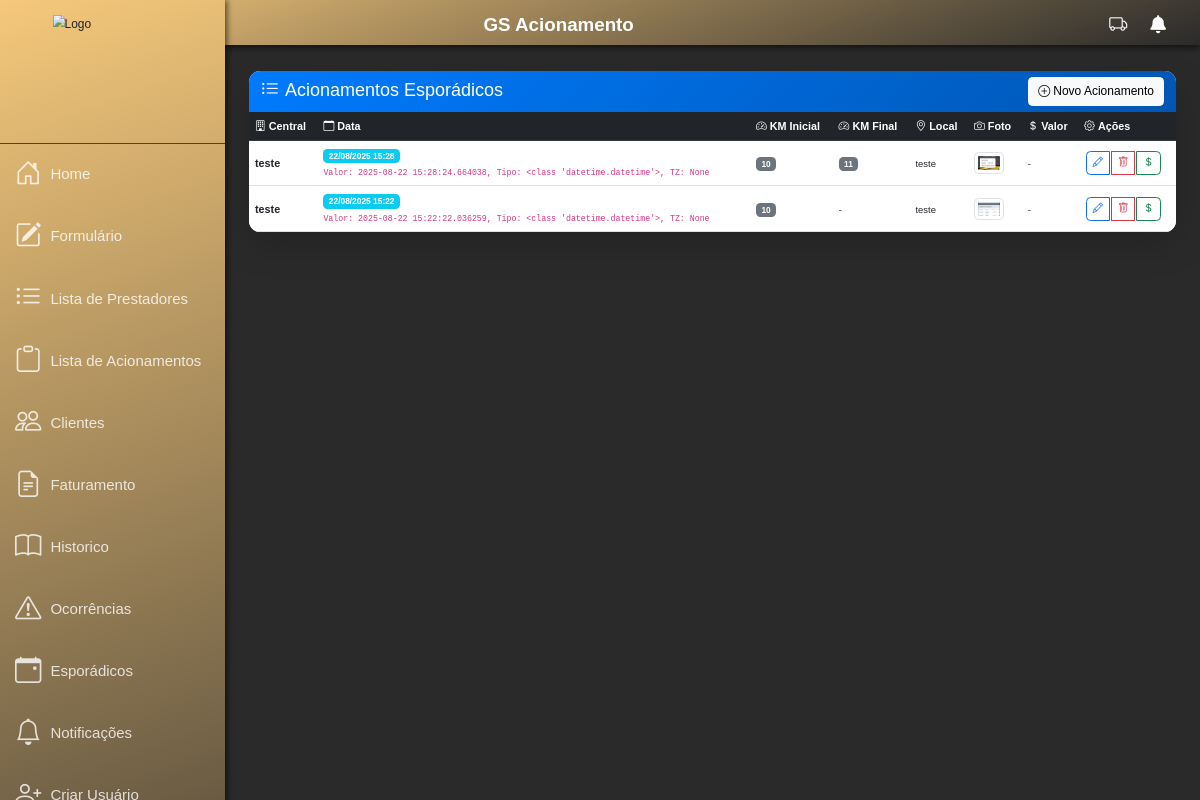
/esporadico/esporadico/ (signed in), run on the app's committed database.
### esporadico/models.py (models this page shows, shortened)
class Esporadico(models.Model):
    nome_central = models.CharField(max_length=255)
    data_acionamento = models.DateTimeField(auto_now_add=True, verbose_name='Data e Hora do Acionamento')
    km_inicial = models.IntegerField(null=True, blank=True)
    foto_inicial = models.ImageField(upload_to='fotos_esporadicos/', null=True, blank=True)
    km_final = models.IntegerField(null=True, blank=True)
    local_acionamento = models.CharField(max_length=255, null=True, blank=True)
    criado_por = models.ForeignKey(User, on_delete=models.CASCADE, verbose_name='Criado por', related_name='esporadicos_criados', null=True, blank=True)
    hora_inicial = models.TimeField(null=True, blank=True, verbose_name='Hora Inicial')
    hora_final = models.TimeField(null=True, blank=True, verbose_name='Hora Final')
    valor_atribuido = models.DecimalField(max_digits=10, decimal_places=2, null=True, blank=True, verbose_name='Valor Atribuído')
    valor_calculado = models.DecimalField(max_digits=15, decimal_places=2, null=True, blank=True, verbose_name='Valor Calculado')
    class Meta:
        verbose_name = 'Acionamento Esporádico'
        verbose_name_plural = 'Acionamentos Esporádicos'
        ordering = ['-data_acionamento']

### esporadico/views.py (the view)
# urls.py: path('esporadico/', EsporadicoListView.as_view(), name='esporadico_list'),
class EsporadicoListView(LoginRequiredMixin, ListView):
    model = Esporadico
    template_name = 'esporadico_list.html'
    context_object_name = 'object_list'
    ordering = ['-data_acionamento']
    paginate_by = 20
    def get_queryset(self):
        return Esporadico.objects.filter(criado_por=self.request.user).order_by('-data_acionamento')

### esporadico/templatetags/timezone_filters.py (called while the page is built)
@register.filter
def local_datetime(value, format_string="d/m/Y H:i"):
    if not value:
        return ""
    if not value.tzinfo:
        return value.strftime(format_string.replace('d', '%d').replace('m', '%m').replace('Y', '%Y').replace('H', '%H').replace('i', '%M'))
    sp_tz = pytz.timezone('America/Sao_Paulo')
    local_time = value.astimezone(sp_tz)
    return local_time.strftime(format_string.replace('d', '%d').replace('m', '%m').replace('Y', '%Y').replace('H', '%H').replace('i', '%M'))

@register.filter
def debug_datetime(value):
    if not value:
        return "None"
    result = f"Valor: {value}, Tipo: {type(value)}"
    if hasattr(value, 'tzinfo'):
        result += f", TZ: {value.tzinfo}"
    return result

### esporadico/templates/esporadico_list.html (shortened to what this page needs)
{% extends 'base.html' %}
{% load static %}
{% load timezone_filters %}
{% block content %}
<div class="container-fluid mt-4">
    <div class="row">
        <div class="col-12">
            <div class="card shadow-lg border-0">
                <div class="card-header bg-primary text-white d-flex justify-content-between align-items-center">
                    <h4 class="mb-0">
                        <i class="bi bi-list-ul me-2"></i>Acionamentos Esporádicos
                    </h4>
                    <a href="{% url 'esporadico_create' %}" class="btn btn-light">
                        <i class="bi bi-plus-circle me-1"></i>Novo Acionamento
                    </a>
                </div>
                <div class="card-body p-0">
                    {% if object_list %}
                        <div class="table-responsive">
                            <table class="table table-hover mb-0">
                                <thead class="table-dark">
                                    <tr>
                                        <th><i class="bi bi-building me-1"></i>Central</th>
                                        <th><i class="bi bi-calendar me-1"></i>Data</th>
                                        <th><i class="bi bi-speedometer2 me-1"></i>KM Inicial</th>
                                        <th><i class="bi bi-speedometer2 me-1"></i>KM Final</th>
                                        <th><i class="bi bi-geo-alt me-1"></i>Local</th>
                                        <th><i class="bi bi-camera me-1"></i>Foto</th>
                                        <th><i class="bi bi-currency-dollar me-1"></i>Valor</th>
                                        <th><i class="bi bi-gear me-1"></i>Ações</th>
                                    </tr>
                                </thead>
                                <tbody>
                                    {% for esporadico in object_list %}
                                    <tr>
                                        <td>
                                            <strong>{{ esporadico.nome_central }}</strong>
                                        </td>
                                        <td>
                                            <span class="badge bg-info">
                                                {{ esporadico.data_acionamento|local_datetime:"d/m/Y H:i" }}
                                            </span>
                                            <br>
                                            <small class="text-muted">
                                                <code>{{ esporadico.data_acionamento|debug_datetime }}</code>
                                            </small>
                                        </td>
                                        <td>
                                            {% if esporadico.km_inicial %}
                                                <span class="badge bg-secondary">{{ esporadico.km_inicial }}</span>
                                            {% else %}
                                                <span class="text-muted">-</span>
                                            {% endif %}
                                        </td>
                                        <td>
                                            {% if esporadico.km_final %}
                                                <span class="badge bg-secondary">{{ esporadico.km_final }}</span>
                                            {% else %}
                                                <span class="text-muted">-</span>
                                            {% endif %}
                                        </td>
                                        <td>
                                            {% if esporadico.local_acionamento %}
                                                <small>{{ esporadico.local_acionamento }}</small>
                                            {% else %}
                                                <span class="text-muted">-</span>
                                            {% endif %}
                                        </td>
                                        <td>
                                            <div class="d-flex flex-wrap gap-1">
                                                {% if esporadico.foto_inicial %}
                                                    <img src="{{ esporadico.foto_inicial.url }}"
                                                         alt="Foto inicial"
                                                         class="img-thumbnail foto-preview"
                                                         style="width: 40px; height: 30px; object-fit: cover;"
                                                         data-bs-toggle="modal"
                                                         data-bs-target="#imageModal{{ esporadico.id }}"
                                                         title="Foto inicial">
                                                {% endif %}
                                            </div>
                                        </td>
                                        <td>
                                            {% if esporadico.valor_atribuido %}
                                                <div class="d-flex flex-column">
                                                    <span class="badge bg-primary mb-1">
                                                        Atrib: R$ {{ esporadico.valor_atribuido|floatformat:2 }}
                                                    </span>
                                                    {% if esporadico.valor_calculado %}
                                                        <span class="badge bg-success">
                                                            Total: R$ {{ esporadico.valor_calculado|floatformat:2 }}
                                                        </span>
                                                    {% endif %}
                                                </div>
                                            {% else %}
                                                <span class="text-muted">-</span>
                                            {% endif %}
                                        </td>
                                        <td>
                                            <div class="btn-group" role="group">
                                                <a href="{% url 'esporadico_update' esporadico.pk %}"
                                                   class="btn btn-sm btn-outline-primary"
                                                   title="Editar">
                                                    <i class="bi bi-pencil"></i>
                                                </a>
                                                <a href="{% url 'esporadico_delete' esporadico.pk %}"
                                                   class="btn btn-sm btn-outline-danger"
                                                   title="Excluir"
                                                   onclick="return confirm('Tem certeza que deseja excluir este acionamento?')">
                                                    <i class="bi bi-trash"></i>
                                                </a>
                                                {% if perms.formacompanhamento.view_prestadores %}
                                                <a href="{% url 'esporadico_atribuir_valor' esporadico.pk %}"
                                                   class="btn btn-sm btn-outline-success"
                                                   title="Atribuir Valor">
                                                    <i class="bi bi-currency-dollar"></i>
                                                </a>
                                                {% endif %}
                                            </div>
                                        </td>
                                    </tr>
                                    {% endfor %}
                                </tbody>
                            </table>
                        </div>
                    {% endif %}
                </div>
            </div>
        </div>
    </div>
</div>
{% endblock %}

### core/templates/base.html (style rules this page uses)
body { zoom: 0.75; margin: 0; font-family: sans-serif; background-color: #2a2a2a; background-size: 50% auto; opacity: 0; animation: fadeIn 1s forwards; }

### esporadico/templates/esporadico_list.html (style rules this page uses)
.card { border-radius: 15px; overflow: hidden; }
.card-header { background: linear-gradient(135deg, #007bff, #0056b3) !important; border: none; }
.table th { border-top: none; font-weight: 600; font-size: 0.9rem; }
.table td { vertical-align: middle; font-size: 0.9rem; }
.btn-group .btn { border-radius: 6px; margin: 0 2px; }
.badge { font-size: 0.8rem; }
.img-thumbnail { cursor: pointer; transition: transform 0.2s ease; }
.foto-preview { cursor: pointer; transition: transform 0.2s ease; border: 1px solid #dee2e6; }
.d-flex.gap-1 { gap: 0.25rem !important; align-items: center; }
.badge { font-size: 0.7rem; }

### data on the page
Esporadico: nome_central "teste", data_acionamento|local_datetime "22/08/2025 15:28", data_acionamento|debug_datetime "Valor: 2025-08-22 15:28:24.664038, Tipo: <class 'datetime.datetime'>, TZ: None", km_inicial "10", km_final "11", local_acionamento "teste", foto_inicial (picture)
Esporadico: nome_central "teste", data_acionamento|local_datetime "22/08/2025 15:22", data_acionamento|debug_datetime "Valor: 2025-08-22 15:22:22.036259, Tipo: <class 'datetime.datetime'>, TZ: None", km_inicial "10", local_acionamento "teste", foto_inicial (picture)
